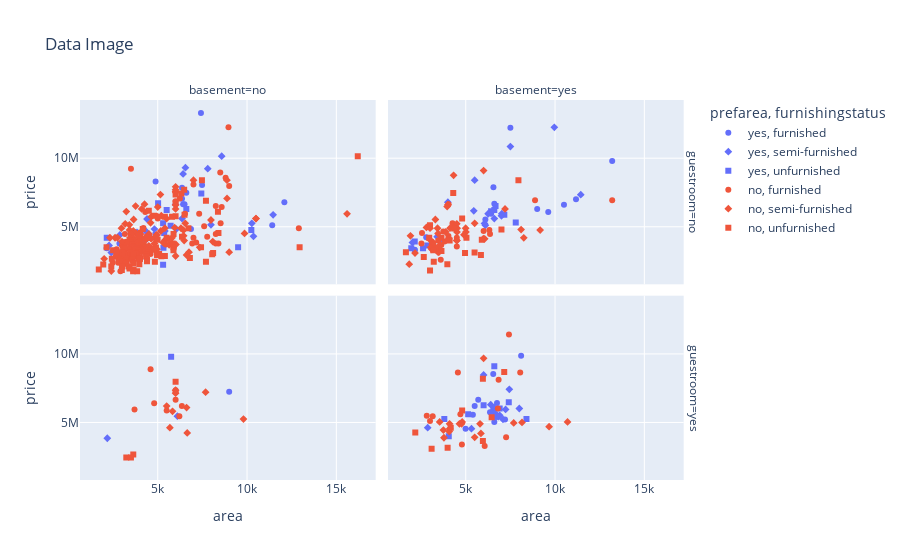

The notebook cell saved with this chart:
### Markdown cell above
ScatterPlot

### Code cell
scatter = px.scatter(data, x='area', y='price', color='prefarea',
                        symbol='furnishingstatus', facet_col='basement', facet_row='guestroom',
                        title='Data Image')
scatter.show()

### Figure 1 — Plotly figure (JSON) as saved in the notebook; plotly's stock layout.template omitted (floating-point values rounded to 4 significant figures)
{"data": [{"hovertemplate": "prefarea=yes<br>furnishingstatus=furnished<br>guestroom=no<br>basement=no<br>area=%{x}<br>price=%{y}<extra></extra>", "legendgroup": "yes, furnished", "marker": {"color": "#636efa", "symbol": "circle"}, "mode": "markers", "name": "yes, furnished", "orientation": "v", "showlegend": true, "type": "scatter", "x": [7420, 4880, 7482, 6360, 6600, 6360, 12090, 6420, 6500, 11410, 6862, 3520, 4320, 2856, 2145, 2145], "xaxis": "x3", "y": [13300000, 8295000, 8043000, 7840000, 7490000, 7035000, 6790000, 6650000, 6650000, 5110000, 4830000, 4515000, 4060000, 3780000, 3465000, 3430000], "yaxis": "y3"}, {"hovertemplate": "prefarea=yes<br>furnishingstatus=furnished<br>guestroom=no<br>basement=yes<br>area=%{x}<br>price=%{y}<extra></extra>", "legendgroup": "yes, furnished", "marker": {"color": "#636efa", "symbol": "circle"}, "mode": "markers", "name": "yes, furnished", "orientation": "v", "showlegend": false, "type": "scatter", "x": [7500, 13200, 6550, 11175, 6600, 10500, 9000, 9620, 6420, 6100, 2787, 3600, 2145, 2145], "xaxis": "x4", "y": [12215000, 9800000, 7875000, 7000000, 6685000, 6615000, 6300000, 6083000, 5950000, 5530000, 4235000, 4098500, 3332000, 3290000], "yaxis": "y4"}, {"hovertemplate": "prefarea=yes<br>furnishingstatus=furnished<br>guestroom=yes<br>basement=no<br>area=%{x}<br>price=%{y}<extra></extra>", "legendgroup": "yes, furnished", "marker": {"color": "#636efa", "symbol": "circle"}, "mode": "markers", "name": "yes, furnished", "orientation": "v", "showlegend": false, "type": "scatter", "x": [9000], "xaxis": "x", "y": [7245000], "yaxis": "y"}, {"hovertemplate": "prefarea=yes<br>furnishingstatus=furnished<br>guestroom=yes<br>basement=yes<br>area=%{x}<br>price=%{y}<extra></extra>", "legendgroup": "yes, furnished", "marker": {"color": "#636efa", "symbol": "circle"}, "mode": "markers", "name": "yes, furnished", "orientation": "v", "showlegend": false, "type": "scatter", "x": [8100, 6540, 5700, 6750, 5500, 6540, 6360, 5400, 6710, 7200, 6600, 4990], "xaxis": "x2", "y": [9870000, 8540000, 6650000, 6419000, 6195000, 5950000, 5740000, 5565000, 5390000, 5215000, 5040000, 4543000], "yaxis": "y2"}, {"hovertemplate": "prefarea=yes<br>furnishingstatus=semi-furnished<br>guestroom=no<br>basement=no<br>area=%{x}<br>price=%{y}<extra></extra>", "legendgroup": "yes, semi-furnished", "marker": {"color": "#636efa", "symbol": "diamond"}, "mode": "markers", "name": "yes, semi-furnished", "orientation": "v", "showlegend": true, "type": "scatter", "x": [8580, 6550, 7800, 6420, 6000, 11460, 6360, 4400, 10269, 7980, 6040, 4815, 5400, 4320, 3840, 3520, 2880, 10360, 3520, 3480, 2275, 4000, 2398], "xaxis": "x3", "y": [10150000, 9310000, 9240000, 8855000, 6629000, 5873000, 5600000, 5565000, 5250000, 5145000, 4830000, 4830000, 4690000, 4690000, 4585000, 4550000, 4403000, 4305000, 4200000, 3745000, 3640000, 3605000, 3118850], "yaxis": "y3"}, {"hovertemplate": "prefarea=yes<br>furnishingstatus=semi-furnished<br>guestroom=no<br>basement=yes<br>area=%{x}<br>price=%{y}<extra></extra>", "legendgroup": "yes, semi-furnished", "marker": {"color": "#636efa", "symbol": "diamond"}, "mode": "markers", "name": "yes, semi-furnished", "orientation": "v", "showlegend": false, "type": "scatter", "x": [9960, 7500, 5500, 11440, 4000, 5450, 7020, 6254, 7000, 6600, 6050, 6100, 3400, 2015], "xaxis": "x4", "y": [12250000, 10850000, 8400000, 7343000, 6790000, 6160000, 5950000, 5950000, 5803000, 5600000, 5243000, 5110000, 4277000, 3850000], "yaxis": "y4"}, {"hovertemplate": "prefarea=yes<br>furnishingstatus=semi-furnished<br>guestroom=yes<br>basement=no<br>area=%{x}<br>price=%{y}<extra></extra>", "legendgroup": "yes, semi-furnished", "marker": {"color": "#636efa", "symbol": "diamond"}, "mode": "markers", "name": "yes, semi-furnished", "orientation": "v", "showlegend": false, "type": "scatter", "x": [6100, 2176], "xaxis": "x", "y": [5460000, 3850000], "yaxis": "y"}, {"hovertemplate": "prefarea=yes<br>furnishingstatus=semi-furnished<br>guestroom=yes<br>basement=yes<br>area=%{x}<br>price=%{y}<extra></extra>", "legendgroup": "yes, semi-furnished", "marker": {"color": "#636efa", "symbol": "diamond"}, "mode": "markers", "name": "yes, semi-furnished", "orientation": "v", "showlegend": false, "type": "scatter", "x": [6000, 7440, 6400, 6600, 8000, 7231, 6660, 6900, 6600, 6825, 7085, 2870, 5320], "xaxis": "x2", "y": [8463000, 7420000, 6300000, 6090000, 6020000, 5950000, 5652500, 5523000, 5460000, 5425000, 5229000, 4620000, 4550000], "yaxis": "y2"}, {"hovertemplate": "prefarea=yes<br>furnishingstatus=unfurnished<br>guestroom=no<br>basement=no<br>area=%{x}<br>price=%{y}<extra></extra>", "legendgroup": "yes, unfurnished", "marker": {"color": "#636efa", "symbol": "square"}, "mode": "markers", "name": "yes, unfurnished", "orientation": "v", "showlegend": true, "type": "scatter", "x": [7440, 5020, 6600, 5500, 5300, 5720, 10240, 5360, 4880, 2145, 3520, 3512, 9500, 5320, 5300], "xaxis": "x3", "y": [7420000, 6720000, 6293000, 6230000, 5250000, 5075000, 4760000, 4550000, 4403000, 4200000, 3633000, 3500000, 3500000, 3465000, 2233000], "yaxis": "y3"}, {"hovertemplate": "prefarea=yes<br>furnishingstatus=unfurnished<br>guestroom=no<br>basement=yes<br>area=%{x}<br>price=%{y}<extra></extra>", "legendgroup": "yes, unfurnished", "marker": {"color": "#636efa", "symbol": "square"}, "mode": "markers", "name": "yes, unfurnished", "orientation": "v", "showlegend": false, "type": "scatter", "x": [6670, 6600, 6420, 7160, 7800, 2145, 2850, 2610, 1950], "xaxis": "x4", "y": [6510000, 6230000, 6125000, 5880000, 5320000, 3920000, 3640000, 3430000, 3430000], "yaxis": "y4"}, {"hovertemplate": "prefarea=yes<br>furnishingstatus=unfurnished<br>guestroom=yes<br>basement=no<br>area=%{x}<br>price=%{y}<extra></extra>", "legendgroup": "yes, unfurnished", "marker": {"color": "#636efa", "symbol": "square"}, "mode": "markers", "name": "yes, unfurnished", "orientation": "v", "showlegend": false, "type": "scatter", "x": [5750], "xaxis": "x", "y": [9800000], "yaxis": "y"}, {"hovertemplate": "prefarea=yes<br>furnishingstatus=unfurnished<br>guestroom=yes<br>basement=yes<br>area=%{x}<br>price=%{y}<extra></extra>", "legendgroup": "yes, unfurnished", "marker": {"color": "#636efa", "symbol": "square"}, "mode": "markers", "name": "yes, unfurnished", "orientation": "v", "showlegend": false, "type": "scatter", "x": [6600, 7410, 6000, 6900, 5136, 8400, 3800, 4050], "xaxis": "x2", "y": [9100000, 6475000, 6265000, 6020000, 5600000, 5250000, 5250000, 3990000], "yaxis": "y2"}, {"hovertemplate": "prefarea=no<br>furnishingstatus=furnished<br>guestroom=no<br>basement=no<br>area=%{x}<br>price=%{y}<extra></extra>", "legendgroup": "no, furnished", "marker": {"color": "#EF553B", "symbol": "circle"}, "mode": "markers", "name": "no, furnished", "orientation": "v", "showlegend": true, "type": "scatter", "x": [8960, 3500, 8500, 8800, 7000, 9000, 6000, 6000, 6240, 6000, 8250, 8580, 4300, 7320, 6525, 5000, 8520, 7600, 4200, 12900, 4000, 3640, 4000, 8250, 3162, 4500, 3500, 6360, 4500, 4360, 7770, 7000, 3960, 3290, 3180, 7152, 8400, 8250, 6930, 4050, 5450, 3600, 3000, 4500, 5900, 3640, 2700, 3120, 3450, 4600, 2700, 2640, 3960, 3000, 2475, 2787, 2910], "xaxis": "x3", "y": [12250000, 9240000, 8960000, 8575000, 8080940, 7980000, 7560000, 7525000, 7070000, 6860000, 6510000, 6440000, 6083000, 5950000, 5950000, 5600000, 5250000, 5040000, 4907000, 4900000, 4585000, 4550000, 4480000, 4480000, 4473000, 4340000, 4340000, 4270000, 4270000, 4270000, 4270000, 4200000, 3990000, 3920000, 3885000, 3850000, 3780000, 3773000, 3773000, 3710000, 3703000, 3675000, 3640000, 3570000, 3500000, 3395000, 3353000, 3220000, 3150000, 3010000, 2940000, 2835000, 2800000, 2520000, 2380000, 2380000, 1750000], "yaxis": "y3"}, {"hovertemplate": "prefarea=no<br>furnishingstatus=furnished<br>guestroom=no<br>basement=yes<br>area=%{x}<br>price=%{y}<extra></extra>", "legendgroup": "no, furnished", "marker": {"color": "#EF553B", "symbol": "circle"}, "mode": "markers", "name": "no, furnished", "orientation": "v", "showlegend": false, "type": "scatter", "x": [8880, 13200, 4040, 4260, 6321, 6000, 3745, 2550, 6360, 4032, 4500, 3460, 3816, 2520, 3630, 3150, 4500, 3185, 3600], "xaxis": "x4", "y": [6930000, 6930000, 6650000, 5250000, 4760000, 4690000, 4655000, 4550000, 4473000, 4319000, 4200000, 4025000, 3920000, 3773000, 3675000, 3570000, 3570000, 3360000, 2590000], "yaxis": "y4"}, {"hovertemplate": "prefarea=no<br>furnishingstatus=furnished<br>guestroom=yes<br>basement=no<br>area=%{x}<br>price=%{y}<extra></extra>", "legendgroup": "no, furnished", "marker": {"color": "#EF553B", "symbol": "circle"}, "mode": "markers", "name": "no, furnished", "orientation": "v", "showlegend": false, "type": "scatter", "x": [4600, 6000, 6000, 6000, 4800, 6350, 3700, 5500, 6210], "xaxis": "x", "y": [8890000, 7350000, 7210000, 6650000, 6405000, 6195000, 5950000, 5873000, 5460000], "yaxis": "y"}, {"hovertemplate": "prefarea=no<br>furnishingstatus=furnished<br>guestroom=yes<br>basement=yes<br>area=%{x}<br>price=%{y}<extra></extra>", "legendgroup": "no, furnished", "marker": {"color": "#EF553B", "symbol": "circle"}, "mode": "markers", "name": "no, furnished", "orientation": "v", "showlegend": false, "type": "scatter", "x": [7420, 8050, 4560, 6840, 6800, 4700, 2817, 3150, 3000, 7260, 4785, 6060], "xaxis": "x2", "y": [11410000, 8645000, 8645000, 8120000, 6020000, 5600000, 5495000, 5460000, 5110000, 3920000, 3395000, 3290000], "yaxis": "y2"}, {"hovertemplate": "prefarea=no<br>furnishingstatus=semi-furnished<br>guestroom=no<br>basement=no<br>area=%{x}<br>price=%{y}<extra></extra>", "legendgroup": "no, semi-furnished", "marker": {"color": "#EF553B", "symbol": "diamond"}, "mode": "markers", "name": "no, semi-furnished", "orientation": "v", "showlegend": true, "type": "scatter", "x": [8875, 7000, 6000, 6000, 6000, 5150, 8880, 4260, 6000, 3760, 5000, 6000, 4100, 3240, 15600, 5200, 4640, 5000, 10500, 10500, 5500, 3650, 7980, 4600, 6540, 3180, 3410, 5948, 5400, 6300, 2970, 3420, 6440, 5170, 3630, 3760, 3510, 9860, 4510, 4040, 3510, 3968, 4920, 4950, 6450, 4400, 2610, 2747, 4000, 2325, 4600, 5800, 4079, 3450, 4840, 4080, 4632, 3680, 4040, 5600, 4340, 3630, 5400, 3460, 6480, 3000, 8080, 5300, 4080, 3850, 4820, 3420, 3600, 4040, 6020, 3584, 5640, 4280, 4130, 4500, 4240, 4600, 3990, 3640, 7350, 4960, 3480, 3792, 4500, 4095, 6750, 9000, 4500, 3090, 3240, 2835, 3630, 3000, 3480, 6615, 6000, 3300, 2000, 3480, 4000, 3000, 2400], "xaxis": "x3", "y": [8400000, 8400000, 7910000, 7700000, 7560000, 7350000, 7070000, 6650000, 6580000, 6510000, 6440000, 6300000, 6300000, 6107500, 5943000, 5810000, 5740000, 5740000, 5600000, 5600000, 5600000, 5530000, 5495000, 5285000, 5250000, 5215000, 5145000, 4935000, 4900000, 4900000, 4900000, 4767000, 4753000, 4690000, 4690000, 4550000, 4515000, 4515000, 4480000, 4480000, 4473000, 4410000, 4403000, 4382000, 4340000, 4305000, 4200000, 4200000, 4200000, 4200000, 4200000, 4200000, 4200000, 4193000, 4165000, 4165000, 4130000, 4095000, 4095000, 4095000, 4060000, 4025000, 4025000, 4007500, 3990000, 3920000, 3920000, 3850000, 3850000, 3850000, 3780000, 3780000, 3780000, 3710000, 3710000, 3710000, 3675000, 3640000, 3640000, 3605000, 3500000, 3500000, 3500000, 3500000, 3500000, 3360000, 3290000, 3290000, 3255000, 3150000, 3150000, 3150000, 3080000, 3010000, 3010000, 3010000, 3010000, 2961000, 2940000, 2940000, 2870000, 2835000, 2660000, 2660000, 2660000, 2485000, 1767150], "yaxis": "y3"}, {"hovertemplate": "prefarea=no<br>furnishingstatus=semi-furnished<br>guestroom=no<br>basement=yes<br>area=%{x}<br>price=%{y}<extra></extra>", "legendgroup": "no, semi-furnished", "marker": {"color": "#EF553B", "symbol": "diamond"}, "mode": "markers", "name": "no, semi-furnished", "orientation": "v", "showlegend": false, "type": "scatter", "x": [6000, 4320, 4000, 3960, 7200, 3300, 5500, 4500, 4410, 2800, 4520, 4120, 3000, 3420, 4995, 8100, 9166, 3880, 5010, 4510, 3450, 4900, 1905, 8250, 4046, 5985, 6060, 3000, 4500, 4500, 3180, 3150, 3120, 3570, 3180, 3520, 3036, 3100, 3500, 3450, 2160, 1836], "xaxis": "x4", "y": [9100000, 8750000, 6615000, 6475000, 6300000, 5530000, 5250000, 5215000, 4970000, 4956000, 4900000, 4900000, 4900000, 4893000, 4893000, 4795000, 4760000, 4620000, 4620000, 4613000, 4515000, 4410000, 4340000, 4193000, 4165000, 4130000, 4123000, 4060000, 4007500, 3990000, 3850000, 3815000, 3703000, 3640000, 3640000, 3640000, 3500000, 3360000, 3150000, 3150000, 3080000, 2275000], "yaxis": "y4"}, {"hovertemplate": "prefarea=no<br>furnishingstatus=semi-furnished<br>guestroom=yes<br>basement=no<br>area=%{x}<br>price=%{y}<extra></extra>", "legendgroup": "no, semi-furnished", "marker": {"color": "#EF553B", "symbol": "diamond"}, "mode": "markers", "name": "no, semi-furnished", "orientation": "v", "showlegend": false, "type": "scatter", "x": [6000, 7680, 6000, 5500, 6615, 5828, 9800, 5680, 6650], "xaxis": "x", "y": [7350000, 7210000, 7140000, 6195000, 6090000, 5810000, 5250000, 4620000, 4235000], "yaxis": "y"}, {"hovertemplate": "prefarea=no<br>furnishingstatus=semi-furnished<br>guestroom=yes<br>basement=yes<br>area=%{x}<br>price=%{y}<extra></extra>", "legendgroup": "no, semi-furnished", "marker": {"color": "#EF553B", "symbol": "diamond"}, "mode": "markers", "name": "no, semi-furnished", "orientation": "v", "showlegend": false, "type": "scatter", "x": [6000, 3540, 10700, 4800, 8150, 7686, 4095, 4770, 5800, 4646, 9667, 4100, 3750, 4075, 5850, 5500, 3780], "xaxis": "x2", "y": [9681000, 5040000, 5040000, 5033000, 5005000, 4970000, 4900000, 4900000, 4900000, 4900000, 4690000, 4543000, 4445000, 4340000, 4200000, 3920000, 3885000], "yaxis": "y2"}, {"hovertemplate": "prefarea=no<br>furnishingstatus=unfurnished<br>guestroom=no<br>basement=no<br>area=%{x}<br>price=%{y}<extra></extra>", "legendgroup": "no, unfurnished", "marker": {"color": "#EF553B", "symbol": "square"}, "mode": "markers", "name": "no, unfurnished", "orientation": "v", "showlegend": true, "type": "scatter", "x": [16200, 7475, 6480, 6325, 6000, 7700, 6000, 4500, 8372, 6500, 4800, 6000, 5400, 5800, 6720, 4160, 8400, 5885, 3900, 6360, 5500, 4410, 4992, 3350, 5830, 3600, 3630, 3640, 3850, 3650, 2135, 7424, 3480, 3600, 3120, 5880, 12944, 4900, 3060, 4000, 3185, 3850, 4040, 3500, 4120, 4750, 3720, 3750, 4040, 4775, 2500, 4040, 5880, 3930, 4370, 2684, 4320, 3069, 4500, 3000, 3850, 3500, 8100, 3800, 5076, 3750, 8050, 4352, 4960, 3600, 3660, 3150, 3040, 3630, 5400, 5200, 4350, 6800, 4000, 4000, 3934, 2800, 2430, 3185, 4000, 2910, 3600, 4400, 2880, 3180, 4400, 3000, 4840, 7700, 3635, 3264, 3640, 3180, 3970, 1950, 3000, 2400, 3000, 3360, 3420, 1700, 3649, 2990, 3620, 3850], "xaxis": "x3", "y": [10150000, 8400000, 7700000, 7420000, 7350000, 6895000, 6755000, 6160000, 6090000, 5880000, 5810000, 5775000, 5740000, 5740000, 4900000, 4830000, 4550000, 4480000, 4375000, 4270000, 4200000, 4200000, 4060000, 3836000, 3780000, 3710000, 3675000, 3570000, 3535000, 3500000, 3500000, 3500000, 3500000, 3500000, 3500000, 3500000, 3500000, 3493000, 3465000, 3430000, 3430000, 3430000, 3423000, 3360000, 3360000, 3360000, 3360000, 3360000, 3325000, 3325000, 3290000, 3290000, 3290000, 3255000, 3220000, 3220000, 3220000, 3150000, 3143000, 3115000, 3115000, 3115000, 3087000, 3045000, 3010000, 3010000, 3003000, 2975000, 2940000, 2940000, 2940000, 2940000, 2870000, 2870000, 2870000, 2852500, 2835000, 2730000, 2730000, 2695000, 2660000, 2660000, 2660000, 2653000, 2653000, 2604000, 2590000, 2590000, 2520000, 2520000, 2485000, 2450000, 2450000, 2450000, 2408000, 2380000, 2345000, 2310000, 2275000, 2240000, 2135000, 2100000, 2100000, 2100000, 1960000, 1890000, 1890000, 1855000, 1750000, 1750000], "yaxis": "y3"}, {"hovertemplate": "prefarea=no<br>furnishingstatus=unfurnished<br>guestroom=no<br>basement=yes<br>area=%{x}<br>price=%{y}<extra></extra>", "legendgroup": "no, unfurnished", "marker": {"color": "#EF553B", "symbol": "square"}, "mode": "markers", "name": "no, unfurnished", "orientation": "v", "showlegend": false, "type": "scatter", "x": [7950, 4300, 4800, 3000, 4350, 7000, 5040, 2953, 3640, 5900, 4100, 3450, 3180, 3640, 1650, 5495, 4960, 5850, 2650, 3210, 3970, 3000], "xaxis": "x4", "y": [8400000, 7455000, 5600000, 5110000, 4865000, 4795000, 4200000, 4200000, 4200000, 4060000, 3990000, 3395000, 3290000, 3234000, 3150000, 3129000, 3080000, 2940000, 2800000, 2450000, 2275000, 1820000], "yaxis": "y4"}, {"hovertemplate": "prefarea=no<br>furnishingstatus=unfurnished<br>guestroom=yes<br>basement=no<br>area=%{x}<br>price=%{y}<extra></extra>", "legendgroup": "no, unfurnished", "marker": {"color": "#EF553B", "symbol": "square"}, "mode": "markers", "name": "no, unfurnished", "orientation": "v", "showlegend": false, "type": "scatter", "x": [6000, 3630, 3240, 3500], "xaxis": "x", "y": [7962500, 2660000, 2450000, 2450000], "yaxis": "y"}, {"hovertemplate": "prefarea=no<br>furnishingstatus=unfurnished<br>guestroom=yes<br>basement=yes<br>area=%{x}<br>price=%{y}<extra></extra>", "legendgroup": "no, unfurnished", "marker": {"color": "#EF553B", "symbol": "square"}, "mode": "markers", "name": "no, unfurnished", "orientation": "v", "showlegend": false, "type": "scatter", "x": [7155, 5960, 4800, 6450, 4160, 2175, 5960, 3986, 3090], "xaxis": "x2", "y": [8680000, 8190000, 5866000, 5383000, 4620000, 4270000, 3640000, 3150000, 3080000], "yaxis": "y2"}], "layout": {"annotations": [{"font": {}, "showarrow": false, "text": "basement=no", "x": 0.24, "xanchor": "center", "xref": "paper", "y": 1, "yanchor": "bottom", "yref": "paper"}, {"font": {}, "showarrow": false, "text": "basement=yes", "x": 0.74, "xanchor": "center", "xref": "paper", "y": 1, "yanchor": "bottom", "yref": "paper"}, {"font": {}, "showarrow": false, "text": "guestroom=yes", "textangle": 90, "x": 0.98, "xanchor": "left", "xref": "paper", "y": 0.2425, "yanchor": "middle", "yref": "paper"}, {"font": {}, "showarrow": false, "text": "guestroom=no", "textangle": 90, "x": 0.98, "xanchor": "left", "xref": "paper", "y": 0.7575, "yanchor": "middle", "yref": "paper"}], "legend": {"title": {"text": "prefarea, furnishingstatus"}, "tracegroupgap": 0}, "title": {"text": "Data Image"}, "xaxis": {"anchor": "y", "domain": [0, 0.48], "title": {"text": "area"}}, "xaxis2": {"anchor": "y2", "domain": [0.5, 0.98], "matches": "x", "title": {"text": "area"}}, "xaxis3": {"anchor": "y3", "domain": [0, 0.48], "matches": "x", "showticklabels": false}, "xaxis4": {"anchor": "y4", "domain": [0.5, 0.98], "matches": "x", "showticklabels": false}, "yaxis": {"anchor": "x", "domain": [0, 0.485], "title": {"text": "price"}}, "yaxis2": {"anchor": "x2", "domain": [0, 0.485], "matches": "y", "showticklabels": false}, "yaxis3": {"anchor": "x3", "domain": [0.515, 1], "matches": "y", "title": {"text": "price"}}, "yaxis4": {"anchor": "x4", "domain": [0.515, 1], "matches": "y", "showticklabels": false}}}
